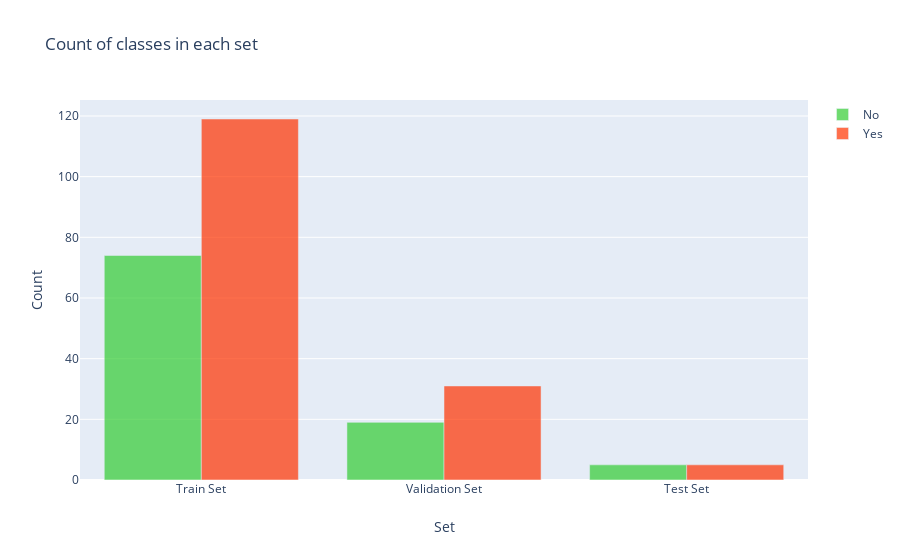

The notebook cell this image was saved under:
### Code cell
y = dict()
y[0] = []
y[1] = []
for set_name in (y_train, y_val, y_test):
    y[0].append(np.sum(set_name == 0))
    y[1].append(np.sum(set_name == 1))

trace0 = go.Bar(
    x=['Train Set', 'Validation Set', 'Test Set'],
    y=y[0],
    name='No',
    marker=dict(color='#33cc33'),
    opacity=0.7
)
trace1 = go.Bar(
    x=['Train Set', 'Validation Set', 'Test Set'],
    y=y[1],
    name='Yes',
    marker=dict(color='#ff3300'),
    opacity=0.7
)
data = [trace0, trace1]
layout = go.Layout(
    title='Count of classes in each set',
    xaxis={'title': 'Set'},
    yaxis={'title': 'Count'}
)
fig = go.Figure(data, layout)
iplot(fig)

### Figure 1 — Plotly figure (JSON) as saved in the notebook; plotly's stock layout.template omitted (floating-point values rounded to 4 significant figures)
{"data": [{"marker": {"color": "#33cc33"}, "name": "No", "opacity": 0.7, "type": "bar", "x": ["Train Set", "Validation Set", "Test Set"], "y": [74, 19, 5]}, {"marker": {"color": "#ff3300"}, "name": "Yes", "opacity": 0.7, "type": "bar", "x": ["Train Set", "Validation Set", "Test Set"], "y": [119, 31, 5]}], "layout": {"title": {"text": "Count of classes in each set"}, "xaxis": {"title": {"text": "Set"}}, "yaxis": {"title": {"text": "Count"}}}}
